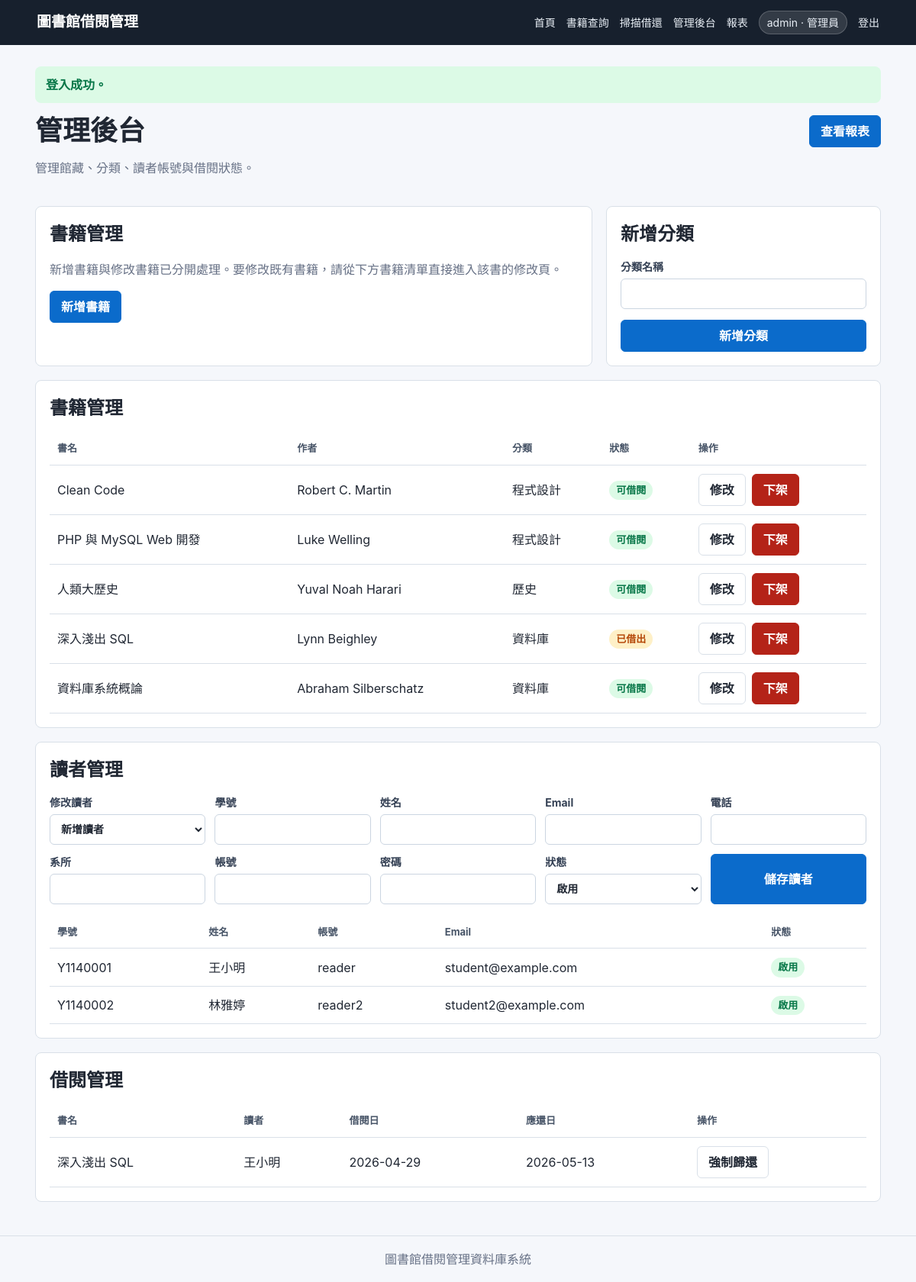
Page /admin.php (signed in) on the earlier database version.
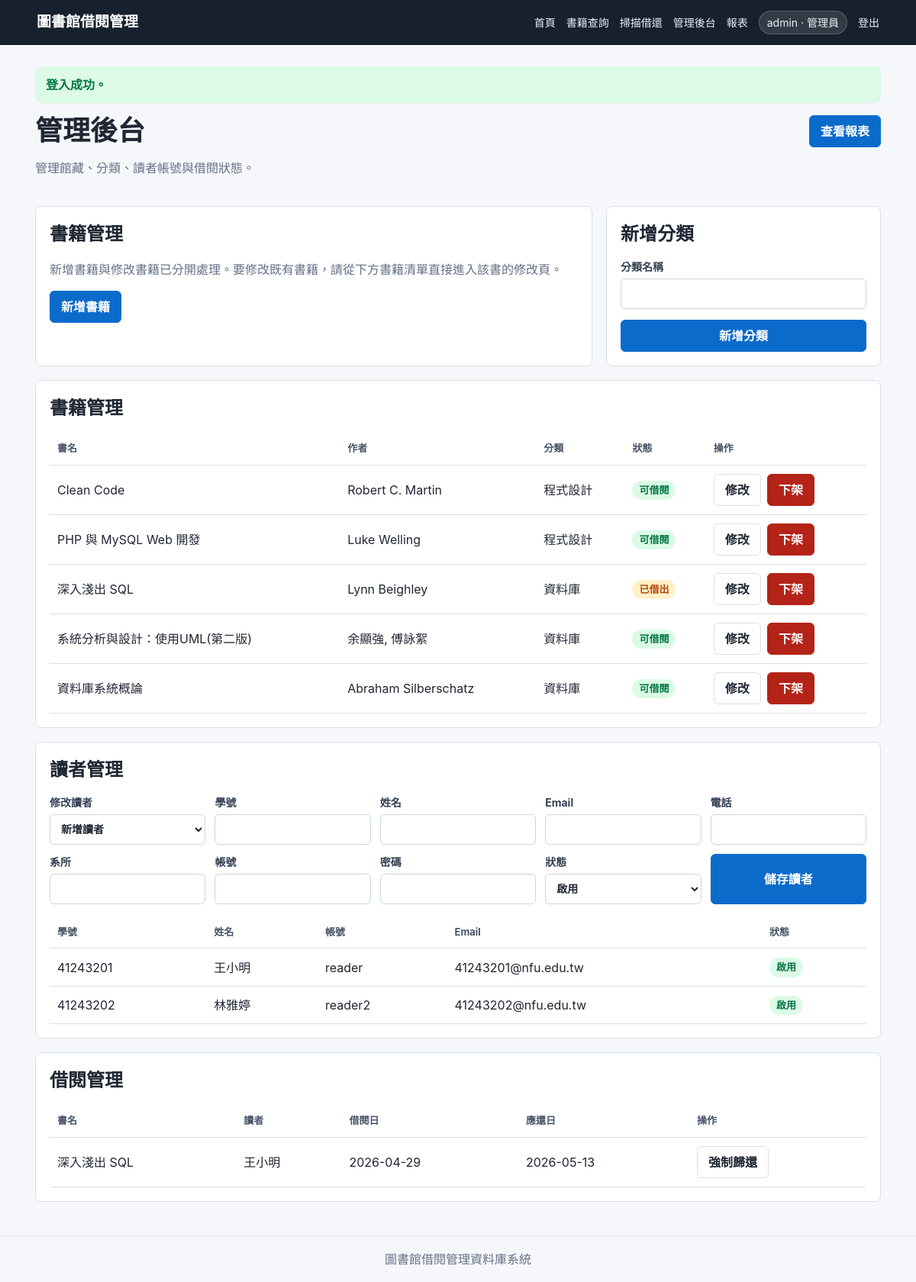
Same page on the later database version.
### tables this page shows
CREATE TABLE IF NOT EXISTS `Y114_user` (
  `user_id` INT UNSIGNED NOT NULL AUTO_INCREMENT,
  `student_id` INT UNSIGNED NULL,
  `username` VARCHAR(50) NOT NULL,
  `password_hash` VARCHAR(255) NOT NULL,
  `role` ENUM('admin', 'reader') NOT NULL DEFAULT 'reader',
  `status` ENUM('active', 'disabled') NOT NULL DEFAULT 'active',
  `created_at` TIMESTAMP NOT NULL DEFAULT CURRENT_TIMESTAMP,
  `updated_at` TIMESTAMP NOT NULL DEFAULT CURRENT_TIMESTAMP ON UPDATE CURRENT_TIMESTAMP,
  PRIMARY KEY (`user_id`),
  UNIQUE KEY `uq_Y114_user_username` (`username`),
  KEY `idx_Y114_user_student_id` (`student_id`),
  CONSTRAINT `fk_Y114_user_student`
    FOREIGN KEY (`student_id`) REFERENCES `Y114_student` (`student_id`)
    ON UPDATE CASCADE ON DELETE SET NULL
);

CREATE TABLE IF NOT EXISTS `Y114_book` (
  `book_id` INT UNSIGNED NOT NULL AUTO_INCREMENT,
  `isbn` VARCHAR(30) NULL,
  `title` VARCHAR(180) NOT NULL,
  `author` VARCHAR(120) NOT NULL,
  `category_id` INT UNSIGNED NOT NULL,
  `publication_year` SMALLINT UNSIGNED NULL,
  `status` ENUM('available', 'borrowed', 'removed') NOT NULL DEFAULT 'available',
  `created_at` TIMESTAMP NOT NULL DEFAULT CURRENT_TIMESTAMP,
  `updated_at` TIMESTAMP NOT NULL DEFAULT CURRENT_TIMESTAMP ON UPDATE CURRENT_TIMESTAMP,
  PRIMARY KEY (`book_id`),
  UNIQUE KEY `uq_Y114_book_isbn` (`isbn`),
  KEY `idx_Y114_book_title` (`title`),
  KEY `idx_Y114_book_author` (`author`),
  KEY `idx_Y114_book_category_id` (`category_id`),
  CONSTRAINT `fk_Y114_book_category`
    FOREIGN KEY (`category_id`) REFERENCES `Y114_category` (`category_id`)
    ON UPDATE CASCADE ON DELETE RESTRICT
);

CREATE TABLE IF NOT EXISTS `Y114_category` (
  `category_id` INT UNSIGNED NOT NULL AUTO_INCREMENT,
  `name` VARCHAR(80) NOT NULL,
  PRIMARY KEY (`category_id`),
  UNIQUE KEY `uq_Y114_category_name` (`name`)
);

CREATE TABLE IF NOT EXISTS `Y114_student` (
  `student_id` INT UNSIGNED NOT NULL AUTO_INCREMENT,
  `student_no` VARCHAR(20) NOT NULL,
  `name` VARCHAR(80) NOT NULL,
  `email` VARCHAR(120) NOT NULL,
  `phone` VARCHAR(30) NULL,
  `department` VARCHAR(80) NULL,
  `created_at` TIMESTAMP NOT NULL DEFAULT CURRENT_TIMESTAMP,
  PRIMARY KEY (`student_id`),
  UNIQUE KEY `uq_Y114_student_student_no` (`student_no`),
  UNIQUE KEY `uq_Y114_student_email` (`email`)
);

CREATE TABLE IF NOT EXISTS `Y114_borrow_record` (
  `record_id` INT UNSIGNED NOT NULL AUTO_INCREMENT,
  `book_id` INT UNSIGNED NOT NULL,
  `user_id` INT UNSIGNED NOT NULL,
  `borrow_date` DATE NOT NULL,
  `due_date` DATE NOT NULL,
  `return_date` DATE NULL,
  `status` ENUM('borrowed', 'returned') NOT NULL DEFAULT 'borrowed',
  `fine_amount` DECIMAL(8, 2) NOT NULL DEFAULT 0.00,
  `created_at` TIMESTAMP NOT NULL DEFAULT CURRENT_TIMESTAMP,
  `active_book_id` INT UNSIGNED NULL,
  PRIMARY KEY (`record_id`),
  UNIQUE KEY `uq_Y114_one_active_loan_per_book` (`active_book_id`),
  KEY `idx_Y114_borrow_record_user_id` (`user_id`),
  KEY `idx_Y114_borrow_record_book_id` (`book_id`),
  KEY `idx_Y114_borrow_record_due_date` (`due_date`),
  CONSTRAINT `fk_Y114_borrow_record_book`
    FOREIGN KEY (`book_id`) REFERENCES `Y114_book` (`book_id`)
    ON UPDATE CASCADE ON DELETE RESTRICT,
  CONSTRAINT `fk_Y114_borrow_record_user`
    FOREIGN KEY (`user_id`) REFERENCES `Y114_user` (`user_id`)
    ON UPDATE CASCADE ON DELETE RESTRICT
);

### src/config.php (called while the page is built, shortened)
<?php
function env_value(string $key, string $default): string
{
    $value = getenv($key);
    return $value === false || $value === '' ? $default : $value;
}
function db(): PDO
{
    static $pdo = null;
    if ($pdo instanceof PDO) {
        return $pdo;
    }
    $host = env_value('DB_HOST', 'db');
    $port = env_value('DB_PORT', '3306');
    $database = env_value('DB_DATABASE', 'csieDBTeam14');
    $username = env_value('DB_USERNAME', 'csie_user');
    $password = env_value('DB_PASSWORD', 'csiePassword14');
    $dsn = "mysql:host={$host};port={$port};dbname={$database};charset=utf8mb4";
    $pdo = new PDO($dsn, $username, $password, [
        PDO::ATTR_ERRMODE => PDO::ERRMODE_EXCEPTION,
        PDO::ATTR_DEFAULT_FETCH_MODE => PDO::FETCH_ASSOC,
        PDO::ATTR_EMULATE_PREPARES => false,
    ]);
    return $pdo;
}
function h(?string $value): string
{
    return htmlspecialchars((string) $value, ENT_QUOTES, 'UTF-8');
}
function consume_flashes(): array
{
    $messages = $_SESSION['flash'] ?? [];
    return $messages;
}
function current_user(): ?array
{
    static $cached = false;
    if ($cached !== false) {
        return $cached;
    }
    $stmt = db()->prepare(
        "SELECT u.*, s.student_no, s.name AS student_name, s.email, s.phone, s.department
         FROM Y114_user u
         LEFT JOIN Y114_student s ON s.student_id = u.student_id
         WHERE u.user_id = ?"
    );
    $stmt->execute([(int) $_SESSION['user_id']]);
    $user = $stmt->fetch();
    $cached = $user;
    return $cached;
}
function require_login(): array
{
    $user = current_user();
    return $user;
}
function require_admin(): array
{
    $user = require_login();
    return $user;
}
function status_label(string $status): string
{
    return [
        'available' => '可借閱',
        'borrowed' => '已借出',
        'removed' => '已下架',
        'returned' => '已歸還',
        'active' => '啟用',
        'disabled' => '停用',
    ][$status] ?? $status;
}
function role_label(string $role): string
{
    return $role === 'admin' ? '管理員' : '讀者';
}

### src/admin.php (the view, shortened to what this page needs)
<?php
require __DIR__ . '/config.php';
$admin = require_admin();
$books = db()->query(
    "SELECT b.*, c.name AS category_name
     FROM Y114_book b
     JOIN Y114_category c ON c.category_id = b.category_id
     ORDER BY b.status = 'removed', b.title"
)->fetchAll();
$readers = db()->query(
    "SELECT u.*, s.student_no, s.name, s.email, s.phone, s.department
     FROM Y114_user u
     JOIN Y114_student s ON s.student_id = u.student_id
     WHERE u.role = 'reader'
     ORDER BY s.student_no"
)->fetchAll();
$activeLoans = db()->query(
    "SELECT r.*, b.title, u.username, s.name AS student_name
     FROM Y114_borrow_record r
     JOIN Y114_book b ON b.book_id = r.book_id
     JOIN Y114_user u ON u.user_id = r.user_id
     LEFT JOIN Y114_student s ON s.student_id = u.student_id
     WHERE r.status = 'borrowed'
     ORDER BY r.due_date ASC"
)->fetchAll();
require __DIR__ . '/partials/header.php';
?>
<section class="page-heading">
    <div>
        <h1>管理後台</h1>
        <p class="muted">管理館藏、分類、讀者帳號與借閱狀態。</p>
    </div>
    <a class="button" href="/reports.php">查看報表</a>
</section>
<section class="grid two-column">
    <div class="card">
        <h2>書籍管理</h2>
        <p class="muted">新增書籍與修改書籍已分開處理。要修改既有書籍，請從下方書籍清單直接進入該書的修改頁。</p>
        <div class="inline-actions">
            <a class="button" href="/book_new.php">新增書籍</a>
        </div>
    </div>
    <div class="card">
        <h2>新增分類</h2>
        <form method="post" class="stack">
            <label>
                分類名稱
                <input name="name" required>
            </label>
            <button type="submit">新增分類</button>
        </form>
    </div>
</section>
<section class="card" style="margin-top: 18px;">
    <h2>書籍管理</h2>
    <div class="table-wrap">
        <table>
            <thead>
            <tr>
                <th>書名</th>
                <th>作者</th>
                <th>分類</th>
                <th>狀態</th>
                <th>操作</th>
            </tr>
            </thead>
            <tbody>
            <?php foreach ($books as $book): ?>
                <tr>
                    <td><?= h($book['title']) ?></td>
                    <td><?= h($book['author']) ?></td>
                    <td><?= h($book['category_name']) ?></td>
                    <td><span class="badge <?= h($book['status']) ?>"><?= h(status_label($book['status'])) ?></span></td>
                    <td>
                        <div class="inline-actions">
                            <a class="button secondary" href="/book_edit.php?book_id=<?= (int) $book['book_id'] ?>">修改</a>
                        <?php if ($book['status'] === 'removed'): ?>
                            <form method="post">
                                <?= csrf_field() ?>
                                <input type="hidden" name="action" value="restore_book">
                                <input type="hidden" name="book_id" value="<?= (int) $book['book_id'] ?>">
                                <button type="submit" class="secondary">恢復</button>
                            </form>
                        <?php else: ?>
                            <form method="post">
                                <button type="submit" class="danger">下架</button>
                            </form>
                        <?php endif; ?>
                        </div>
                    </td>
                </tr>
            <?php endforeach; ?>
            </tbody>
        </table>
    </div>
</section>
<section class="card" style="margin-top: 18px;">
    <h2>讀者管理</h2>
    <form method="post" class="form-grid">
        <label>
            修改讀者
            <select name="user_id">
                <option value="0">新增讀者</option>
            </select>
        </label>
        <label>
            學號
            <input name="student_no" required>
        </label>
        <label>
            姓名
            <input name="name" required>
        </label>
        <label>
            Email
            <input name="email" type="email" required>
        </label>
        <label>
            電話
            <input name="phone">
        </label>
        <label>
            系所
            <input name="department">
        </label>
        <label>
            帳號
            <input name="username" required>
        </label>
        <label>
            密碼
            <input name="password" type="password">
        </label>
        <label>
            狀態
            <select name="status">
                <option value="active">啟用</option>
            </select>
        </label>
        <button type="submit">儲存讀者</button>
    </form>
    <div class="table-wrap" style="margin-top: 16px;">
        <table>
            <thead>
            <tr>
                <th>學號</th>
                <th>姓名</th>
                <th>帳號</th>
                <th>Email</th>
                <th>狀態</th>
            </tr>
            </thead>
            <tbody>
            <?php foreach ($readers as $reader): ?>
                <tr>
                    <td><?= h($reader['student_no']) ?></td>
                    <td><?= h($reader['name']) ?></td>
                    <td><?= h($reader['username']) ?></td>
                    <td><?= h($reader['email']) ?></td>
                    <td><span class="badge <?= h($reader['status']) ?>"><?= h(status_label($reader['status'])) ?></span></td>
                </tr>
            <?php endforeach; ?>
            </tbody>
        </table>
    </div>
</section>
<section class="card" style="margin-top: 18px;">
    <h2>借閱管理</h2>
    <div class="table-wrap">
        <table>
            <thead>
            <tr>
                <th>書名</th>
                <th>讀者</th>
                <th>借閱日</th>
                <th>應還日</th>
                <th>操作</th>
            </tr>
            </thead>
            <tbody>
            <?php foreach ($activeLoans as $loan): ?>
                <tr>
                    <td><?= h($loan['title']) ?></td>
                    <td><?= h($loan['student_name'] ?: $loan['username']) ?></td>
                    <td><?= h($loan['borrow_date']) ?></td>
                    <td><?= h($loan['due_date']) ?></td>
                    <td>
                        <form method="post" action="/return.php">
                            <button type="submit" class="secondary">強制歸還</button>
                        </form>
                    </td>
                </tr>
            <?php endforeach; ?>
            </tbody>
        </table>
    </div>
</section>
<?php require __DIR__ . '/partials/footer.php'; ?>

### src/partials/header.php (shortened to what this page needs)
<?php
$currentUser = current_user();
?>
<!doctype html>
<html lang="zh-Hant">
<head>
    <link rel="stylesheet" href="/assets/styles.css">
</head>
<body>
    <header class="topbar">
        <a class="brand" href="/index.php">圖書館借閱管理</a>
        <nav class="nav">
            <?php if ($currentUser): ?>
                <a href="/index.php">首頁</a>
                <a href="/books.php">書籍查詢</a>
                <a href="/mobile_scan.php">掃描借還</a>
                <?php if ($currentUser['role'] === 'admin'): ?>
                    <a href="/admin.php">管理後台</a>
                    <a href="/reports.php">報表</a>
                <?php endif; ?>
                <span class="user-chip"><?= h($currentUser['username']) ?> ·
                    <?= h(role_label($currentUser['role'])) ?></span>
                <a href="/logout.php">登出</a>
            <?php else: ?>
                <a href="/login.php">登入</a>
            <?php endif; ?>
        </nav>
    </header>
    <main class="container">
        <?php foreach (consume_flashes() as $message): ?>
            <div class="flash <?= h($message['type']) ?>"><?= h($message['message']) ?></div>
        <?php endforeach; ?>

### src/partials/footer.php
</main>
<footer class="footer">
    <span>圖書館借閱管理資料庫系統</span>
</footer>
</body>
</html>

### src/assets/styles.css (style rules this page uses)
:root { color-scheme: light; --bg: #f5f7fb; --surface: #ffffff; --surface-soft: #eef3f8; --ink: #202733; --muted: #667085; --line: #d9e0e8; --accent: #0b6bcb; --accent-dark: #074f96; --danger: #b42318; --success: #067647; --warning: #b54708; }
* { box-sizing: border-box; }
body { margin: 0; background: var(--bg); color: var(--ink); font-family: -apple-system, BlinkMacSystemFont, "Segoe UI", sans-serif; line-height: 1.5; }
a { color: var(--accent); text-decoration: none; }
.topbar { align-items: center; background: #17202d; color: white; display: flex; gap: 24px; justify-content: space-between; padding: 14px clamp(18px, 4vw, 48px); }
.brand { color: white; font-size: 19px; font-weight: 700; }
.nav { align-items: center; display: flex; flex-wrap: wrap; gap: 14px; }
.nav a, .user-chip { color: #e8eef5; font-size: 14px; }
.user-chip { background: rgba(255, 255, 255, 0.12); border: 1px solid rgba(255, 255, 255, 0.2); border-radius: 999px; padding: 4px 10px; }
.container { margin: 0 auto; max-width: 1180px; padding: 28px clamp(16px, 4vw, 36px) 44px; }
.page-heading { align-items: flex-start; display: flex; gap: 20px; justify-content: space-between; margin-bottom: 22px; }
.page-heading h1 { font-size: clamp(28px, 3vw, 38px); line-height: 1.15; margin: 0 0 6px; }
.muted { color: var(--muted); }
.grid { display: grid; gap: 18px; }
.two-column { grid-template-columns: minmax(0, 1fr) minmax(280px, 360px); }
.card { background: var(--surface); border: 1px solid var(--line); border-radius: 8px; padding: 18px; }
.card h2, .card h3 { margin: 0 0 14px; }
.form-grid { display: grid; gap: 12px; grid-template-columns: repeat(auto-fit, minmax(180px, 1fr)); }
label { color: #344054; display: grid; font-size: 14px; font-weight: 650; gap: 5px; }
input, select { background: white; border: 1px solid #cbd5e1; border-radius: 6px; color: var(--ink); font: inherit; min-height: 40px; padding: 8px 10px; width: 100%; }
.button, button { align-items: center; background: var(--accent); border: 1px solid var(--accent); border-radius: 6px; color: white; cursor: pointer; display: inline-flex; font: inherit; font-weight: 700; justify-content: center; min-height: 40px; padding: 8px 14px; }
.button.secondary, button.secondary { background: white; border-color: var(--line); color: var(--ink); }
.button.danger, button.danger { background: var(--danger); border-color: var(--danger); }
.table-wrap { overflow-x: auto; }
table { border-collapse: collapse; min-width: 760px; width: 100%; }
th, td { border-bottom: 1px solid var(--line); padding: 11px 10px; text-align: left; vertical-align: middle; }
th { color: #475467; font-size: 13px; letter-spacing: 0; white-space: nowrap; }
.badge { border-radius: 999px; display: inline-flex; font-size: 13px; font-weight: 700; padding: 3px 9px; }
.badge.available, .badge.active, .badge.returned { background: #dcfae6; color: var(--success); }
.badge.borrowed, .badge.warning { background: #fef0c7; color: var(--warning); }
.flash { border-radius: 8px; font-weight: 650; margin-bottom: 16px; padding: 12px 14px; }
.flash.success { background: #dcfae6; color: var(--success); }
.stack { display: grid; gap: 14px; }
.inline-actions { display: flex; flex-wrap: wrap; gap: 8px; }
.footer { border-top: 1px solid var(--line); color: var(--muted); display: flex; flex-wrap: wrap; gap: 14px; justify-content: center; padding: 18px; }

Differences in the rows shown:
shown differently, row unchanged: y114_book "深入淺出 SQL": moves up the list
changed y114_book: title "人類大歷史" → "系統分析與設計：使用UML(第二版)"; author "Yuval Noah Harari" → "余顯強, 傅詠絮"; category.name "歷史" → "資料庫"
changed through a linked row, y114_user "reader": student.student_no "Y1140001" → "41243201"; student.email "student@example.com" → "41243201@nfu.edu.tw"
changed through a linked row, y114_user "reader2": student.student_no "Y1140002" → "41243202"; student.email "student2@example.com" → "41243202@nfu.edu.tw"
